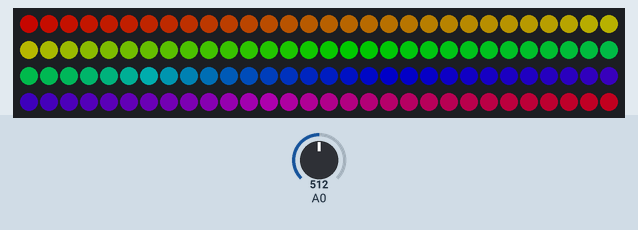
This sketch was run on a simulated Arduino Uno, built with avr-gcc and run on an emulated ATmega328P. Parts: 120 RGB LEDs in strip order, left to right, continuing on the next row. The test bench sets the inputs (shaded band); at power-on: A0 = 512. Dim RGB values are drawn brighter than linear.

Above: at 4.2 s.
4.3 s: A0 set to 0
At 5.2 s:
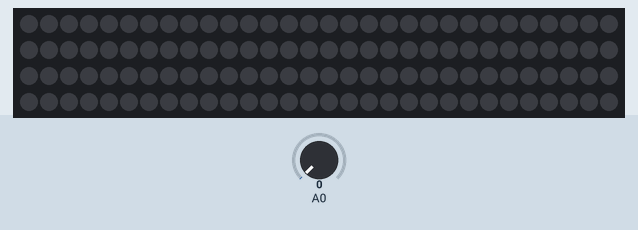
6.0 s: A0 set to 122
At 7.3 s:
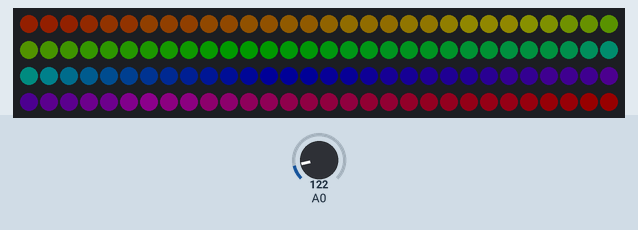
8.0 s: A0 set to 306
At 16.1 s:
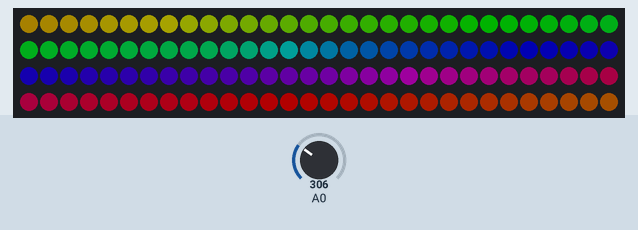
Timing chart, 0 to 17.6 s (numbered marks = the images above; inputs shaded):
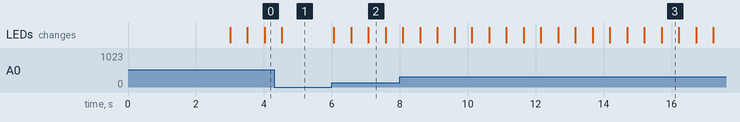

Measured:
- after the input at 4.3 s, the LEDs: change after 0.23 s (image 1)
- after the input at 6.0 s, the LEDs: first change after 0.06 s (image 2 shows a later state)

The sketch:

RGBCaseControl.ino
```cpp
#include "FastLED.h"
#include <FastLED.h>
#include <Average.h>

FASTLED_USING_NAMESPACE

#if defined(FASTLED_VERSION) && (FASTLED_VERSION < 3001000)
#warning "Requires FastLED 3.1 or later; check github for latest code."
#endif

#define DATA_PIN    2

#define LED_TYPE    WS2812B
#define COLOR_ORDER GRB
#define NUM_LEDS    120
CRGBArray<NUM_LEDS> leds;
int BRIGHTNESS = 0;
#define FRAMES_PER_SECOND  120

String src_msg;
void setup() {

  delay(3000); // 3 second delay for recovery
  FastLED.addLeds<LED_TYPE, DATA_PIN, COLOR_ORDER>(leds, NUM_LEDS).setCorrection(TypicalLEDStrip);
  FastLED.setBrightness(BRIGHTNESS);
}

uint8_t gHue = 0; // rotating "base color" used by many of the patterns

void loop()
{
  BRIGHTNESS = map(analogRead(A0), 0, 1023, 0, 200);

  //  for (int i = 0; i < NUM_LEDS; i++)
  //  {
  //    leds[i] = CHSV(gHue, 255, 255);
  //  }

  fadeToBlackBy( leds, NUM_LEDS, 20);
  fill_rainbow( leds, NUM_LEDS, gHue, 2);

  FastLED.setBrightness(BRIGHTNESS);
  FastLED.show();

  gHue += 2;
  delay(500);
}


void serialEvent()
{
  if (Serial.available())
  {
    char inChar = (char) Serial.read();
    if (inChar != ' ')
    {
      src_msg += inChar;
    }


    if (inChar == 'E')
    { // B # P # H # S # D # J # X # Y # E
      src_msg += inChar;

//      msgBrightness = getSrcValue(src_msg, 'B', 'P');
//
//      prog =   getSrcValue(src_msg, 'P', 'H');
//
//      msgHue = getSrcValue(src_msg, 'H', 'S');
//
//      msgSens = getSrcValue(src_msg, 'S', 'D');
//
//      msgDire = getSrcValue(src_msg , 'D', 'J');
//
//      msgBallCount = getSrcValue (src_msg, 'J', 'X');
//
//      msgX = getSrcValue (src_msg, 'X', 'Y');
//
//      msgY = getSrcValue (src_msg, 'Y', 'E');

      src_msg = ""; //clear string awaiting next command
    }

  }
}

int getSrcValue(String src_msg, char c1, char c2)
{
  int c1_pose = src_msg.indexOf(c1);
  int c2_pose = src_msg.indexOf(c2);

  //ERROR HANDLING---------------------
  if (c1_pose > c2_pose)
  {
    int temp = c1_pose;
    c1_pose = c2_pose;
    c2_pose = temp;
  }
  if (c1_pose == -1 || c2_pose == -1)
  {
    return -1;
  }
  //-----------------------------------

  String res = src_msg.substring(c1_pose + 1, c2_pose);
  return atoi(res.c_str());

}
```
